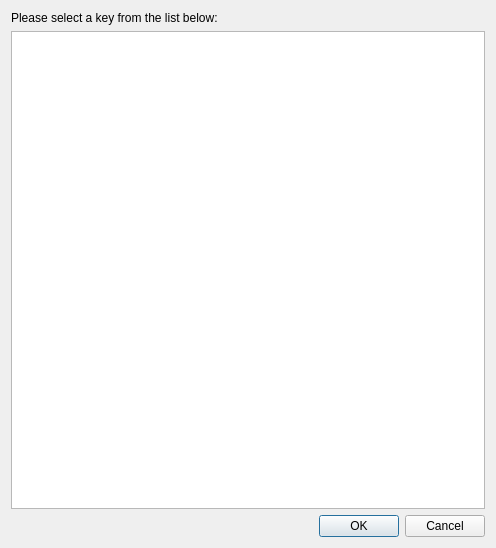
<ui version="4.0" >
 <class>KeySelectionWidget</class>
 <widget class="QWidget" name="KeySelectionWidget" >
  <property name="geometry" >
   <rect>
    <x>0</x>
    <y>0</y>
    <width>496</width>
    <height>548</height>
   </rect>
  </property>
  <property name="windowTitle" >
   <string>Select a key</string>
  </property>
  <layout class="QVBoxLayout" >
   <item>
    <widget class="QLabel" name="label" >
     <property name="text" >
      <string>Please select a key from the list below:</string>
     </property>
    </widget>
   </item>
   <item>
    <widget class="QTreeView" name="listView" />
   </item>
   <item>
    <widget class="QDialogButtonBox" name="buttonBox" >
     <property name="orientation" >
      <enum>Qt::Horizontal</enum>
     </property>
     <property name="standardButtons" >
      <set>QDialogButtonBox::Cancel|QDialogButtonBox::NoButton|QDialogButtonBox::Ok</set>
     </property>
    </widget>
   </item>
  </layout>
 </widget>
 <resources/>
 <connections/>
</ui>
